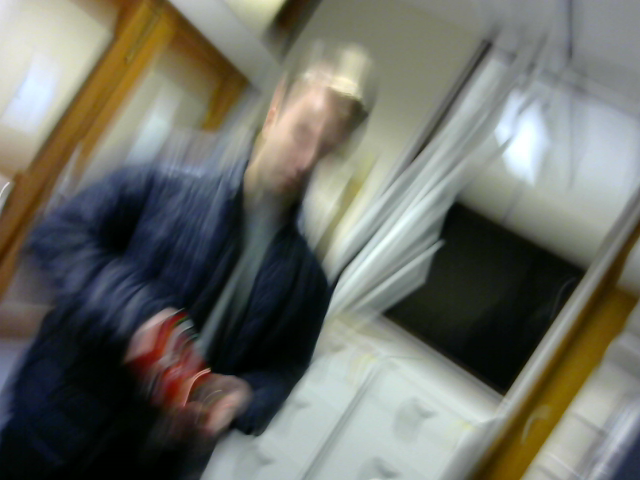
#> input picture dani_robot_image0.png, 640 x 480 px, given in place of the camera
$ python Meanshift_trial.py
#> lines starting #> are read from the running program, lines starting #| are printed output that depends on the picture; after the words box and inside, x2 and y2 are one past the last pixel; in counts of white or black regions, pixels touching at a corner belong together
import numpy as np
import cv2

try:
    cap = cv2.VideoCapture(0)
except TypeError:
    cap = cv2.VideoCapture(1)

ret,frame = cap.read()
#> frame is the input picture: shape (480, 640, 3); mean B, G, R 101.6, 109.8, 108.7

r,h,c,w = 250,90,400,125
track_window = (c,r,w,h)

#set up the ROI for tracking
roi = frame[r:r+h, c:c+w]
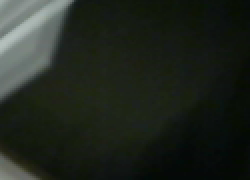
#> roi: shape (90, 125, 3) (shown 2 times larger); mean B, G, R 30.2, 38, 32.2
hsv_roi = cv2.cvtColor(roi, cv2.COLOR_BGR2HSV)
#> hsv_roi: shape (90, 125, 3); mean H, S, V 56.7, 83.9, 38
mask = cv2.inRange(hsv_roi, np.array((0., 60.,32.)), np.array((180.,255.,255.)))
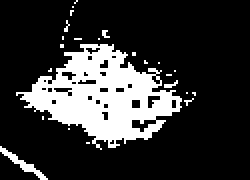
#> mask: shape (90, 125) (shown 2 times larger); 20.4% white; 24 white regions (22 under 20 px), largest, box (x1, y1, x2, y2) and area: (8, 22, 91, 75) 2125, (0, 73, 24, 90) 85
roi_hist = cv2.calcHist([hsv_roi],[0],mask,[180],[0,180])
#> roi_hist = 180 values, max 489 at index 46, min 0 at index 0, mean 12.72
cv2.normalize(roi_hist, roi_hist, 0, 255, cv2.NORM_MINMAX)

#Setup the termination criteria, either 10 iterations or move by at lease 1 point
term_crit = ( cv2.TERM_CRITERIA_EPS | cv2.TERM_CRITERIA_COUNT, 10, 1 )

while(True):
    ret , frame = cap.read()

    if ret == True:
        hsv = cv2.cvtColor(frame, cv2.COLOR_BGR2HSV)
#> hsv: shape (480, 640, 3); mean H, S, V 63.5, 76.2, 117.3
        dst = cv2.calcBackProject([hsv],[0],roi_hist,[0,180],1)
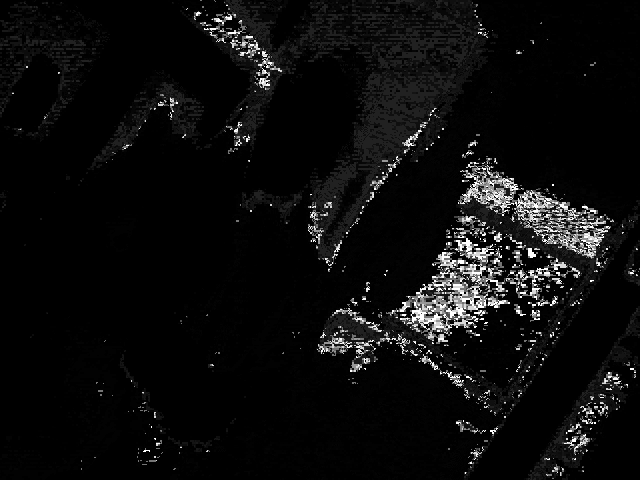
#> dst: shape (480, 640); min 0, max 255, mean 12.8

        #apply meanshift to get the new location
        ret, track_window = cv2.meanShift(dst,track_window, term_crit)
#> ret = 2; track_window = (396, 248, 125, 90)

        #Draw it on image
        x,y,w,h = track_window
#> x = 396; y = 248; w = 125; h = 90
        img2 = cv2.rectangle(frame,(x,y), (x+w,y+h), 255, 2)
        cv2.imshow("Image 2", img2)

        k = cv2.waitKey(60) & 0xFF
#> (key Esc is pressed here)
        if k == 27:
            break
        else:
            cv2.imwrite(chr(k)+".jpg", img2)

    else:
        break

cv2.destroyAllWindows()
cap.release()

$ run again, on dani_robot_image1.png
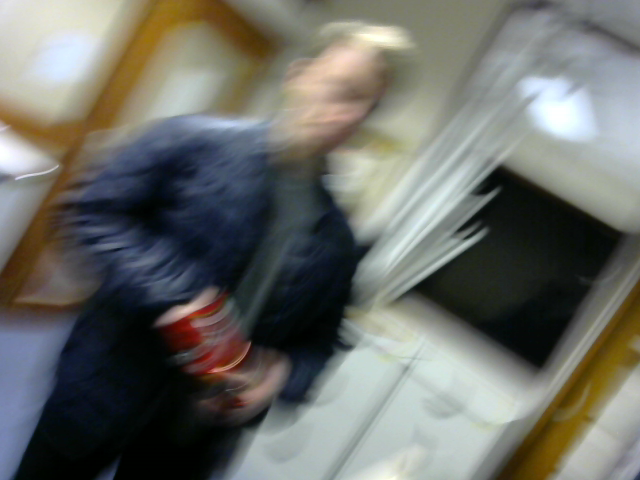
#> input picture dani_robot_image1.png, 640 x 480 px, given in place of the camera
#> frame is the input picture: shape (480, 640, 3); mean B, G, R 103.5, 109, 107.5
#> hsv_roi: shape (90, 125, 3); mean H, S, V 57.5, 51.8, 70.3
#> `mask = cv2.inRange(hsv_roi, np.array((0., 60.,32.)), np.array((180.,25..`:
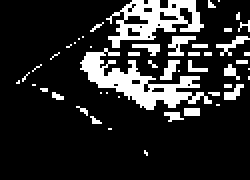
#> mask: shape (90, 125) (shown 2 times larger); 16.7% white; 49 white regions (38 under 20 px), largest, box (x1, y1, x2, y2) and area: (40, 24, 106, 55) 709, (53, 0, 102, 24) 548, (84, 18, 98, 28) 70
#> roi_hist = 180 values, max 389 at index 46, min 0 at index 0, mean 10.44
#> hsv: shape (480, 640, 3); mean H, S, V 65.9, 73.5, 117.2
#> `dst = cv2.calcBackProject([hsv],[0],roi_hist,[0,180],1)`:
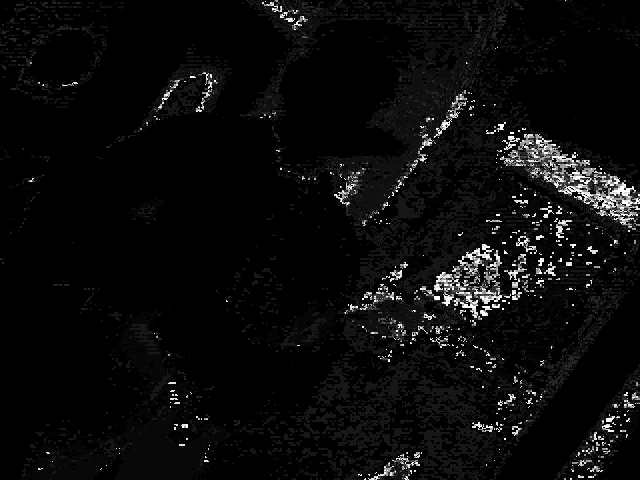
#> dst: shape (480, 640); min 0, max 255, mean 11.3
#> ret = 6; track_window = (415, 237, 125, 90)
#> x = 415; y = 237; w = 125; h = 90

$ run again, on dani_robot_image10.png
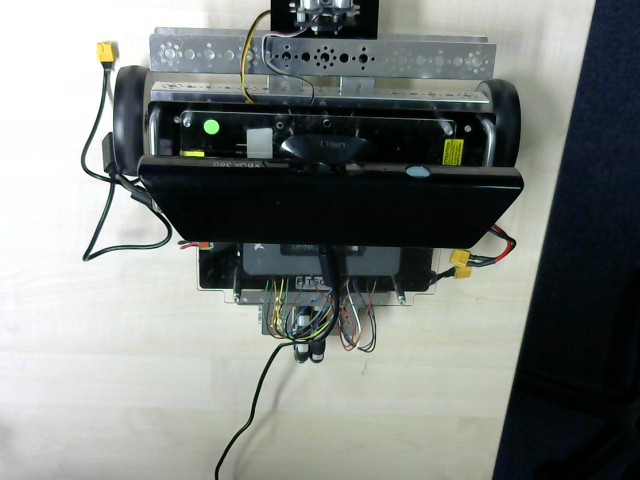
#> input picture dani_robot_image10.png, 640 x 480 px, given in place of the camera
#> frame is the input picture: shape (480, 640, 3); mean B, G, R 126, 129.6, 124.5
#> hsv_roi: shape (90, 125, 3); mean H, S, V 46.3, 36.4, 171
#> `mask = cv2.inRange(hsv_roi, np.array((0., 60.,32.)), np.array((180.,25..`:
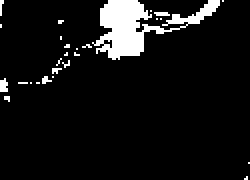
#> mask: shape (90, 125) (shown 2 times larger); 7.7% white; 27 white regions (25 under 20 px), largest, box (x1, y1, x2, y2) and area: (46, 0, 110, 30) 739, (0, 39, 4, 46) 23
#> roi_hist = 180 values, max 160 at index 24, min 0 at index 8, mean 4.84
#> hsv: shape (480, 640, 3); mean H, S, V 64, 64.5, 131.6
#> `dst = cv2.calcBackProject([hsv],[0],roi_hist,[0,180],1)`:
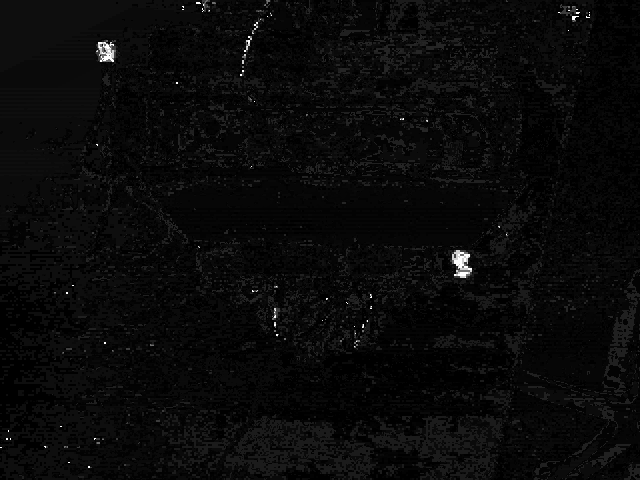
#> dst: shape (480, 640); min 0, max 255, mean 9.4
#> ret = 5; track_window = (402, 220, 125, 90)
#> x = 402; y = 220; w = 125; h = 90

$ run again, on dani_robot_image11.png
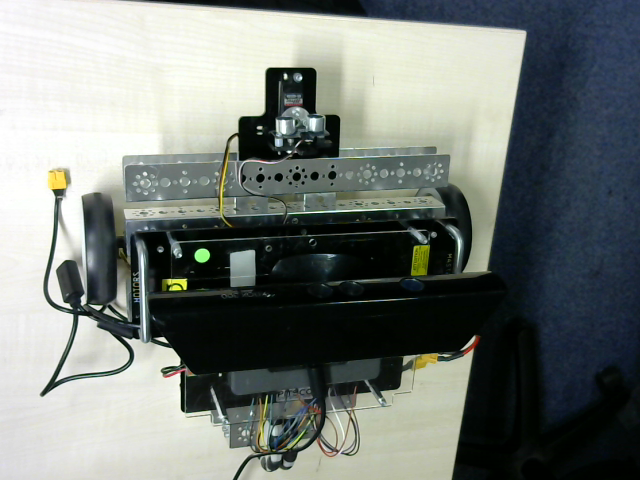
#> input picture dani_robot_image11.png, 640 x 480 px, given in place of the camera
#> frame is the input picture: shape (480, 640, 3); mean B, G, R 118.6, 123, 116.8
#> hsv_roi: shape (90, 125, 3); mean H, S, V 69.7, 177.4, 25.5
#> `mask = cv2.inRange(hsv_roi, np.array((0., 60.,32.)), np.array((180.,25..`:
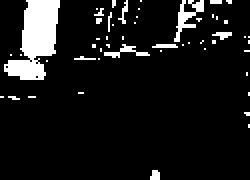
#> mask: shape (90, 125) (shown 2 times larger); 9.3% white; 52 white regions (45 under 20 px), largest, box (x1, y1, x2, y2) and area: (2, 0, 30, 40) 639, (87, 0, 102, 21) 115, (52, 22, 75, 29) 54
#> roi_hist = 180 values, max 143 at index 35, min 0 at index 1, mean 5.81
#> hsv: shape (480, 640, 3); mean H, S, V 62.4, 77.4, 126.4
#> `dst = cv2.calcBackProject([hsv],[0],roi_hist,[0,180],1)`:
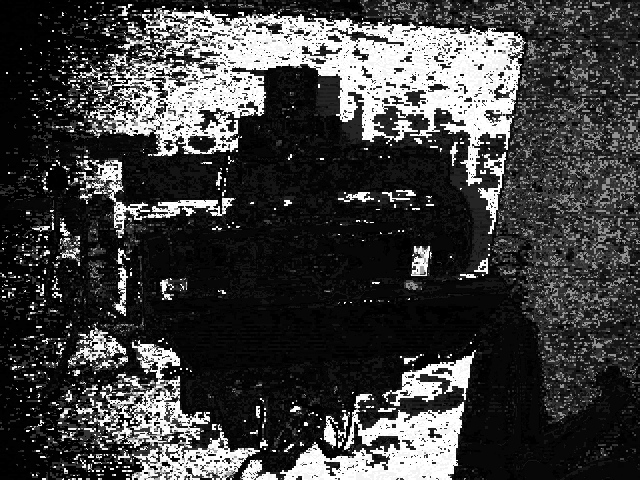
#> dst: shape (480, 640); min 0, max 255, mean 62.9
#> ret = 10; track_window = (411, 204, 125, 90)
#> x = 411; y = 204; w = 125; h = 90
